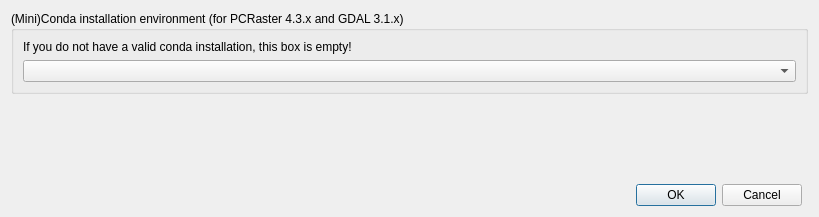
<?xml version="1.0" encoding="UTF-8"?>
<ui version="4.0">
 <class>nutshellOptions</class>
 <widget class="QDialog" name="nutshellOptions">
  <property name="enabled">
   <bool>true</bool>
  </property>
  <property name="geometry">
   <rect>
    <x>0</x>
    <y>0</y>
    <width>819</width>
    <height>217</height>
   </rect>
  </property>
  <property name="windowTitle">
   <string>Directories to software</string>
  </property>
  <layout class="QGridLayout" name="gridLayout">
   <item row="5" column="0">
    <widget class="QDialogButtonBox" name="buttonBox">
     <property name="orientation">
      <enum>Qt::Horizontal</enum>
     </property>
     <property name="standardButtons">
      <set>QDialogButtonBox::Cancel|QDialogButtonBox::Ok</set>
     </property>
    </widget>
   </item>
   <item row="0" column="0" colspan="2">
    <widget class="QGroupBox" name="groupBox_Conda">
     <property name="title">
      <string>(Mini)Conda installation environment (for PCRaster 4.3.x and GDAL 3.1.x)</string>
     </property>
     <property name="checkable">
      <bool>false</bool>
     </property>
     <layout class="QGridLayout" name="gridLayout_2">
      <item row="1" column="0">
       <widget class="QComboBox" name="combo_envs"/>
      </item>
      <item row="0" column="0">
       <widget class="QLabel" name="label_3">
        <property name="text">
         <string>If you do not have a valid conda installation, this box is empty!</string>
        </property>
       </widget>
      </item>
     </layout>
    </widget>
   </item>
   <item row="1" column="0">
    <spacer name="verticalSpacer">
     <property name="orientation">
      <enum>Qt::Vertical</enum>
     </property>
     <property name="sizeHint" stdset="0">
      <size>
       <width>20</width>
       <height>40</height>
      </size>
     </property>
    </spacer>
   </item>
  </layout>
 </widget>
 <resources/>
 <connections>
  <connection>
   <sender>buttonBox</sender>
   <signal>accepted()</signal>
   <receiver>nutshellOptions</receiver>
   <slot>accept()</slot>
   <hints>
    <hint type="sourcelabel">
     <x>257</x>
     <y>214</y>
    </hint>
    <hint type="destinationlabel">
     <x>157</x>
     <y>274</y>
    </hint>
   </hints>
  </connection>
  <connection>
   <sender>buttonBox</sender>
   <signal>rejected()</signal>
   <receiver>nutshellOptions</receiver>
   <slot>reject()</slot>
   <hints>
    <hint type="sourcelabel">
     <x>325</x>
     <y>214</y>
    </hint>
    <hint type="destinationlabel">
     <x>286</x>
     <y>274</y>
    </hint>
   </hints>
  </connection>
 </connections>
</ui>
